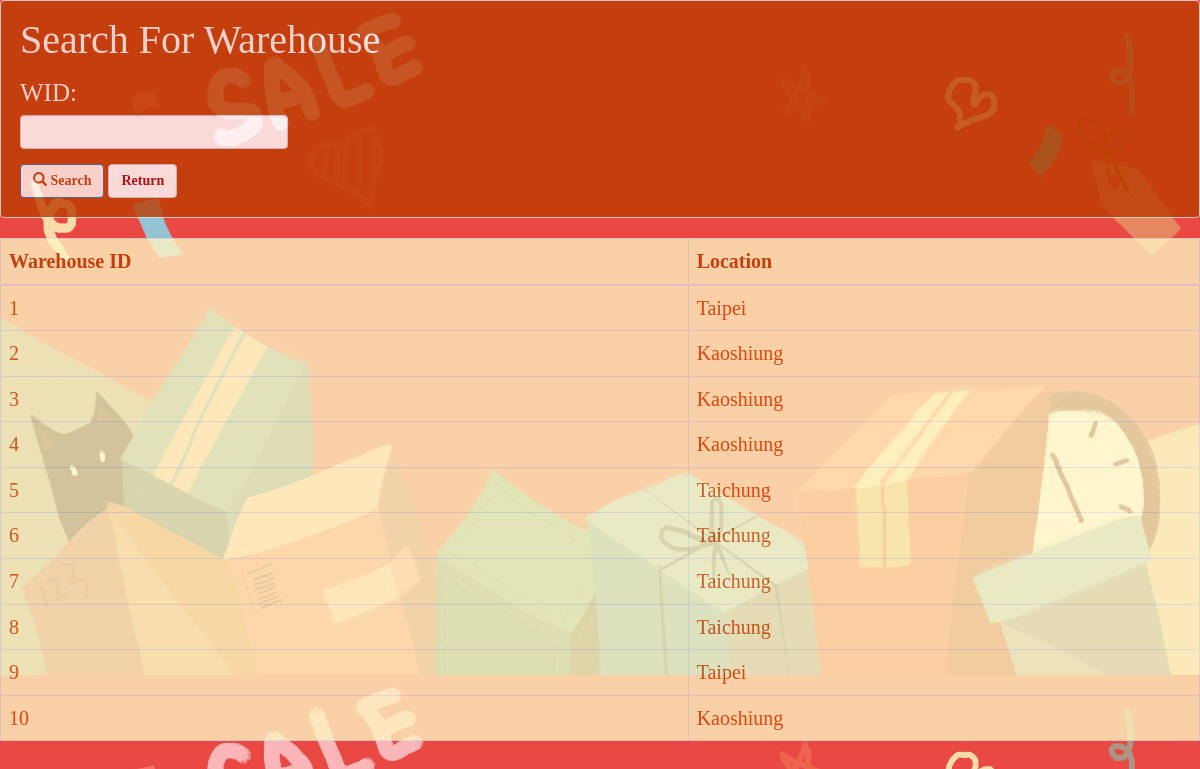
The page /searchWarehouse/ on the database its author committed.
### catalog/models.py (models this page shows, shortened)
class Warehouse(models.Model):
    WID = models.CharField(primary_key=True, max_length=10)
    location = models.CharField(max_length=100)

### catalog/views.py (the view)
# urls.py: url(r'^searchWarehouse/$', searchWarehouse),
def searchWarehouse(request):
    warehouse = Warehouse.objects.all()
    warehouseFilter = WarehouseFilter(request.GET, queryset=warehouse)
    return render(request, 'searchWarehouse.html', {'filter': warehouseFilter})

### templates/searchWarehouse.html (shortened to what this page needs)
<!DOCTYPE html>
{% load static %}
<html lang="en">
<head>
    <link rel="stylesheet" href="https://maxcdn.bootstrapcdn.com/bootstrap/3.4.1/css/bootstrap.min.css">
    <link rel="stylesheet" href="{% static 'css/search.css' %}">
</head>
<body>
    {% load widget_tweaks %}
    {% block content %}
    <form method="get">
        <div class="well" style="background-color:#BB3D00;">
            <h4 style="margin-top: 0; margin-bottom: 20px; color:#FFF3EE; font-size:40px;">Search For Warehouse</h4>
            <div class="row">
                <div class="form-group col-sm-4 col-md-3" style="color:#FFF3EE; font-size:25px;">
                    <div style="margin-bottom: 10px;">
                        {{ filter.form.WID.label_tag}}
                    </div>
                    {% render_field filter.form.WID class="form-control" %}
                </div>
            </div>
            <button type="submit" class="btn btn-primary" style="background-color:#FFF3EE;color:#BB3D00;font-weight:bold;">
                <span class="glyphicon glyphicon-search"></span> Search
            </button>
            <input type="button" class="btn btn-default" value="Return" style="color:#AE0000; font-weight: bold;" onclick="javascript:location.href='http://127.0.0.1:8000/employee'">
        </div>
    </form>
    <table class="table table-bordered" style="background-color:#FFF4C1;opacity = 0.8;font-size:20px;">
        <thead>
        <tr style="color:#BB3D00;font-weight:bold;">
            <th>Warehouse ID</th>
            <th>Location</th>
        </tr>
        </thead>
        <tbody>
        {% for warehouse in filter.qs %}
            <tr style="color:#D94600;">
                <td>{{ warehouse.WID }}</td>
                <td>{{ warehouse.location }}</td>
            </tr>
        {% endfor %}
        </tbody>
    </table>
    {% endblock %}
</body>
</html>

### static/css/search.css (style rules this page uses)
html, body, div, span, applet, object, iframe, h1, h2, h3, h4, h5, h6, p, blockquote, pre, a, abbr, acronym, address, big, cite, code, del, dfn, em, img, ins, kbd, q, s, samp, small, strike, strong, sub, sup, tt, var, b, u, i, center, dl, dt, dd, ol, ul, li, fieldset, form, label, legend, table, caption, tbody, tfoot, thead, tr, th, td, article, aside, canvas, details, embed, figure, figcaption, footer, header, hgroup, menu, nav, output, ruby, section, summary, time, mark, audio, video { margin: 0; padding: 0; border: 0; font-size: 100%; font: inherit; vertical-align: baseline; }
body { line-height: 1; }
table { border-collapse: collapse; border-spacing: 0; }
body { background-image:url('../img/background.jpg'); background-size:100%; background-repeat:repeat; opacity: .8; }

### rows shown on the page
Warehouse: WID "1", location "Taipei"
Warehouse: WID "2", location "Kaoshiung"
Warehouse: WID "3", location "Kaoshiung"
Warehouse: WID "4", location "Kaoshiung"
Warehouse: WID "5", location "Taichung"
Warehouse: WID "6", location "Taichung"
Warehouse: WID "7", location "Taichung"
Warehouse: WID "8", location "Taichung"
Warehouse: WID "9", location "Taipei"
Warehouse: WID "10", location "Kaoshiung"

### other values the page prints
{{ filter.form.WID.label_tag }} "WID:"
